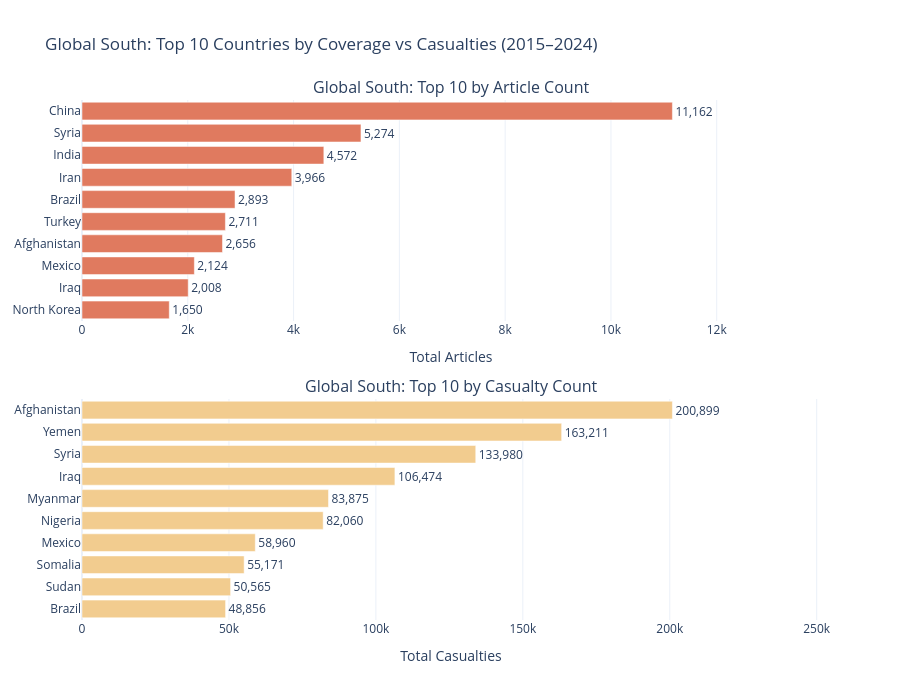
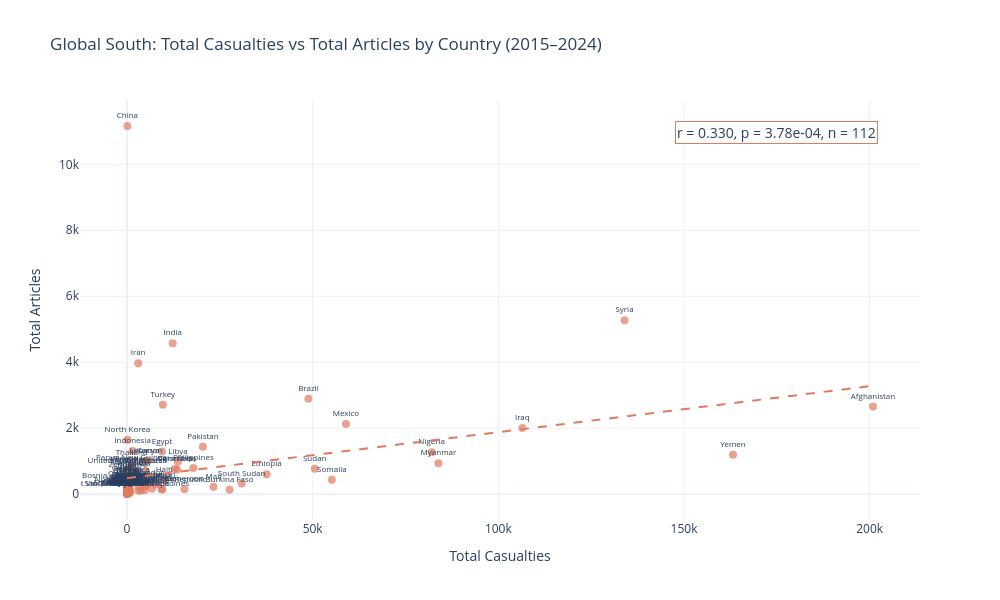

The cell these charts' notebook holds for them, in order:
### Markdown cell above
Graph 2

### Code cell
fig_gs_bars = build_top10_bars(
    master, 'Global South', '#E07A5F', '#F2CC8F',
    'Global South: Top 10 Countries by Coverage vs Casualties (2015–2024)'
)
fig_gs_bars.show()

fig_gs_scatter = build_scatter(
    master, 'Global South', '#E07A5F',
    'Global South: Total Casualties vs Total Articles by Country (2015–2024)'
)
fig_gs_scatter.show()

### Figure 1 — Plotly figure (JSON) as saved in the notebook; plotly's stock layout.template omitted (floating-point values rounded to 4 significant figures)
{"data": [{"hovertemplate": "<b>%{y}</b><br>Articles: %{x:,}<extra></extra>", "marker": {"color": "#E07A5F"}, "orientation": "h", "text": ["1,650", "2,008", "2,124", "2,656", "2,711", "2,893", "3,966", "4,572", "5,274", "11,162"], "textposition": "outside", "type": "bar", "x": [1650, 2008, 2124, 2656, 2711, 2893, 3966, 4572, 5274, 11162], "xaxis": "x", "y": ["North Korea", "Iraq", "Mexico", "Afghanistan", "Turkey", "Brazil", "Iran", "India", "Syria", "China"], "yaxis": "y"}, {"hovertemplate": "<b>%{y}</b><br>Casualties: %{x:,.0f}<extra></extra>", "marker": {"color": "#F2CC8F"}, "orientation": "h", "text": ["48,856", "50,565", "55,171", "58,960", "82,060", "83,875", "106,474", "133,980", "163,211", "200,899"], "textposition": "outside", "type": "bar", "x": [48856, 50565, 55171, 58960, 82060, 83875, 106474, 133980, 163211, 200899], "xaxis": "x2", "y": ["Brazil", "Sudan", "Somalia", "Mexico", "Nigeria", "Myanmar", "Iraq", "Syria", "Yemen", "Afghanistan"], "yaxis": "y2"}], "layout": {"annotations": [{"font": {"size": 16}, "showarrow": false, "text": "Global South: Top 10 by Article Count", "x": 0.5, "xanchor": "center", "xref": "paper", "y": 1, "yanchor": "bottom", "yref": "paper"}, {"font": {"size": 16}, "showarrow": false, "text": "Global South: Top 10 by Casualty Count", "x": 0.5, "xanchor": "center", "xref": "paper", "y": 0.425, "yanchor": "bottom", "yref": "paper"}], "height": 700, "showlegend": false, "title": {"text": "Global South: Top 10 Countries by Coverage vs Casualties (2015–2024)"}, "width": 900, "xaxis": {"anchor": "y", "domain": [0, 1], "range": [0, 13950.0], "title": {"text": "Total Articles"}}, "xaxis2": {"anchor": "y2", "domain": [0, 1], "range": [0, 251100.0], "title": {"text": "Total Casualties"}}, "yaxis": {"anchor": "x", "domain": [0.575, 1]}, "yaxis2": {"anchor": "x2", "domain": [0, 0.425]}}}

### Figure 2 — Plotly figure (JSON) as saved in the notebook; plotly's stock layout.template omitted (floating-point values rounded to 4 significant figures)
{"data": [{"hovertemplate": "<b>%{text}</b><br>Casualties: %{x:,.0f}<br>Articles: %{y:,}<extra></extra>", "marker": {"color": "#E07A5F", "opacity": 0.7, "size": 8}, "mode": "markers+text", "text": ["Afghanistan", "Albania", "Algeria", "Angola", "Argentina", "Armenia", "Azerbaijan", "Bahrain", "Bangladesh", "Belarus", "Belize", "Benin", "Bolivia", "Bosnia and Herzegovina", "Botswana", "Brazil", "Burkina Faso", "Burundi", "Cambodia", "Cameroon", "Central African Republic", "Chad", "China", "Colombia", "Comoros", "Cuba", "Djibouti", "Dominica", "Ecuador", "Egypt", "El Salvador", "Equatorial Guinea", "Eritrea", "Ethiopia", "Gabon", "Gambia", "Ghana", "Guatemala", "Guinea", "Guinea-Bissau", "Haiti", "Honduras", "India", "Indonesia", "Iran", "Iraq", "Jamaica", "Jordan", "Kazakhstan", "Kenya", "Kosovo", "Kuwait", "Kyrgyzstan", "Laos", "Lebanon", "Lesotho", "Liberia", "Libya", "Madagascar", "Malawi", "Malaysia", "Maldives", "Mali", "Mauritania", "Mauritius", "Mayotte", "Mexico", "Moldova", "Mongolia", "Montenegro", "Morocco", "Mozambique", "Myanmar", "Namibia", "Nepal", "Nicaragua", "Niger", "Nigeria", "North Korea", "North Macedonia", "Oman", "Pakistan", "Papua New Guinea", "Paraguay", "Peru", "Philippines", "Rwanda", "Saint Vincent and the Grenadines", "Sao Tome and Principe", "Senegal", "Serbia", "Somalia", "South Sudan", "Sudan", "Suriname", "Syria", "Tajikistan", "Tanzania", "Thailand", "Togo", "Tunisia", "Turkey", "Turkmenistan", "Uganda", "United Arab Emirates", "Uzbekistan", "Vanuatu", "Venezuela", "Vietnam", "Yemen", "Zambia", "Zimbabwe"], "textfont": {"size": 8}, "textposition": "top center", "type": "scatter", "x": [200899, 4, 649, 765, 120, 297, 7791, 22, 4986, 19, 446, 924, 116, 5, 24, 48856, 27623, 3720, 36, 15459, 9371, 4765, 105, 12893, 8, 17, 61, 1, 5781, 9432, 3054, 15, 44, 37581, 24, 26, 794, 5040, 521, 36, 10040, 5089, 12300, 1503, 3008, 106474, 2231, 189, 270, 5693, 9, 1, 117, 22, 5108, 62, 68, 13729, 3080, 344, 51, 1, 23283, 36, 11, 5, 58960, 1, 1, 3, 217, 6685, 83875, 24, 221, 484, 9486, 82060, 112, 1, 12, 20440, 1169, 144, 296, 17858, 279, 2, 6, 169, 10, 55171, 30894, 50565, 12, 133980, 229, 642, 1269, 419, 419, 9654, 35, 2451, 6, 47, 1, 13501, 28, 163211, 137, 243], "y": [2656, 162, 130, 117, 736, 185, 292, 267, 699, 465, 47, 60, 239, 248, 62, 2893, 134, 109, 310, 148, 138, 119, 11162, 762, 5, 542, 21, 26, 351, 1292, 224, 22, 215, 601, 61, 121, 307, 250, 78, 13, 426, 277, 4572, 1310, 3966, 2008, 426, 270, 153, 1013, 141, 91, 55, 57, 1013, 45, 130, 979, 101, 197, 636, 70, 226, 36, 80, 11, 2124, 98, 70, 55, 291, 167, 935, 65, 429, 162, 151, 1274, 1650, 128, 49, 1435, 799, 117, 498, 791, 755, 20, 5, 171, 359, 440, 321, 770, 17, 5274, 38, 273, 959, 22, 409, 2711, 37, 609, 702, 83, 177, 751, 442, 1198, 141, 568]}, {"line": {"color": "#E07A5F", "dash": "dash", "width": 2}, "mode": "lines", "showlegend": false, "type": "scatter", "x": [1.0, 2030.0, 4060.0, 6089.0, 8118.0, 10150.0, 12180.0, 14210.0, 16240.0, 18260.0, 20290.0, 22320.0, 24350.0, 26380.0, 28410.0, 30440.0, 32470.0, 34500.0, 36530.0, 38560.0, 40590.0, 42620.0, 44640.0, 46670.0, 48700.0, 50730.0, 52760.0, 54790.0, 56820.0, 58850.0, 60880.0, 62910.0, 64940.0, 66970.0, 69000.0, 71030.0, 73050.0, 75080.0, 77110.0, 79140.0, 81170.0, 83200.0, 85230.0, 87260.0, 89290.0, 91320.0, 93350.0, 95380.0, 97410.0, 99440.0, 101500.0, 103500.0, 105500.0, 107600.0, 109600.0, 111600.0, 113600.0, 115700.0, 117700.0, 119700.0, 121800.0, 123800.0, 125800.0, 127800.0, 129900.0, 131900.0, 133900.0, 136000.0, 138000.0, 140000.0, 142100.0, 144100.0, 146100.0, 148100.0, 150200.0, 152200.0, 154200.0, 156300.0, 158300.0, 160300.0, 162300.0, 164400.0, 166400.0, 168400.0, 170500.0, 172500.0, 174500.0, 176500.0, 178600.0, 180600.0, 182600.0, 184700.0, 186700.0, 188700.0, 190800.0, 192800.0, 194800.0, 196800.0, 198900.0, 200900.0], "y": [485.8, 514.1, 542.4, 570.7, 599.0, 627.3, 655.6, 683.8, 712.1, 740.4, 768.7, 797.0, 825.3, 853.6, 881.9, 910.2, 938.4, 966.7, 995.0, 1023.0, 1052.0, 1080.0, 1108.0, 1136.0, 1165.0, 1193.0, 1221.0, 1250.0, 1278.0, 1306.0, 1334.0, 1363.0, 1391.0, 1419.0, 1448.0, 1476.0, 1504.0, 1532.0, 1561.0, 1589.0, 1617.0, 1646.0, 1674.0, 1702.0, 1730.0, 1759.0, 1787.0, 1815.0, 1844.0, 1872.0, 1900.0, 1929.0, 1957.0, 1985.0, 2013.0, 2042.0, 2070.0, 2098.0, 2127.0, 2155.0, 2183.0, 2211.0, 2240.0, 2268.0, 2296.0, 2325.0, 2353.0, 2381.0, 2409.0, 2438.0, 2466.0, 2494.0, 2523.0, 2551.0, 2579.0, 2607.0, 2636.0, 2664.0, 2692.0, 2721.0, 2749.0, 2777.0, 2805.0, 2834.0, 2862.0, 2890.0, 2919.0, 2947.0, 2975.0, 3003.0, 3032.0, 3060.0, 3088.0, 3117.0, 3145.0, 3173.0, 3201.0, 3230.0, 3258.0, 3286.0]}], "layout": {"annotations": [{"bgcolor": "rgba(255,255,255,0.8)", "bordercolor": "#E07A5F", "borderwidth": 1, "font": {"size": 14}, "showarrow": false, "text": "r = 0.330, p = 3.78e-04, n = 112", "x": 0.95, "xanchor": "right", "xref": "x domain", "y": 0.95, "yanchor": "top", "yref": "y domain"}], "height": 600, "showlegend": false, "title": {"text": "Global South: Total Casualties vs Total Articles by Country (2015–2024)"}, "width": 1000, "xaxis": {"title": {"text": "Total Casualties"}}, "yaxis": {"title": {"text": "Total Articles"}}}}
